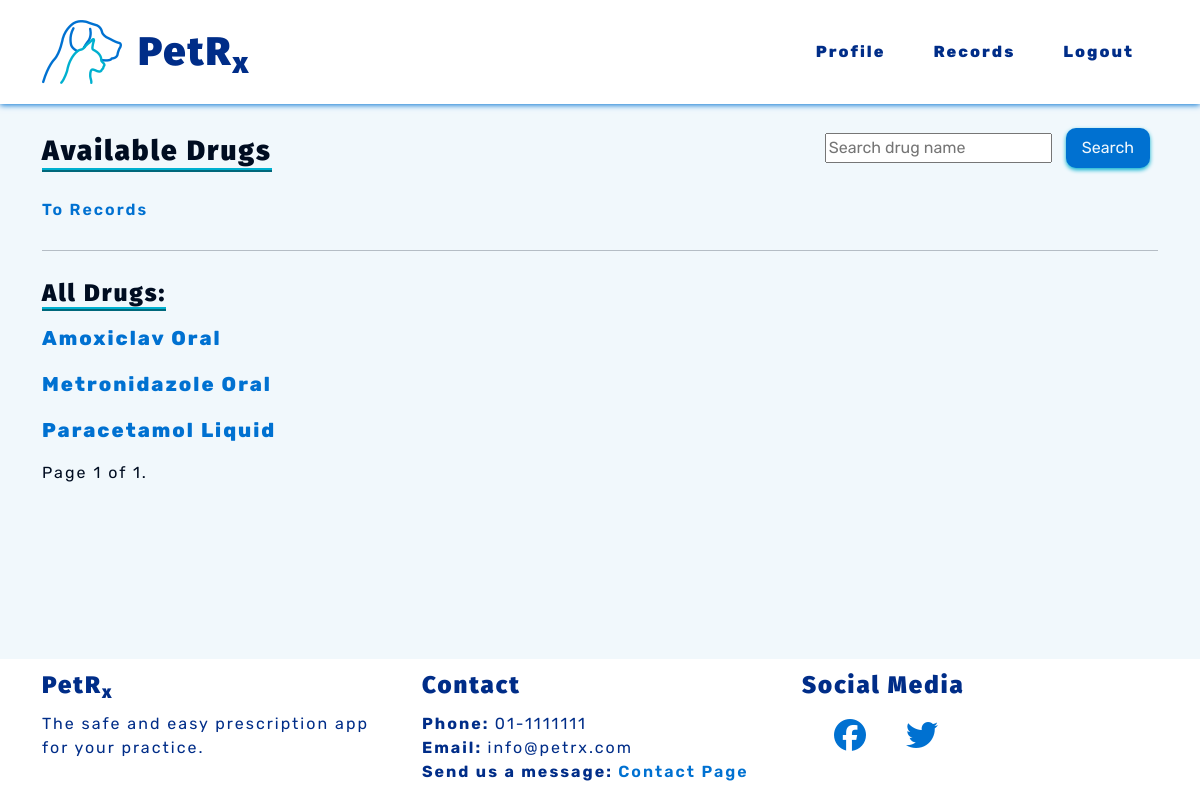
/prescriptions/drugs/ (signed in), run on the app's committed database.
### prescriptions/models.py (models this page shows)
class Drug(models.Model):
    name = models.CharField(max_length=50)
    type = models.CharField(max_length=10, choices=TYPES, default='Injectable')
    dose = models.DecimalField(max_digits=4, decimal_places=2)
    high_dose = models.DecimalField(max_digits=4, decimal_places=2, blank=True,
                                    null=True,
                                    help_text='Add high dose for tablets \
                                    only.')
    tablet_strength = models.CharField(max_length=100, blank=True,
                                       help_text='Add tablet strength in \
                                       numbers, separated by commas.')
    measure = models.CharField(max_length=2, choices=MEASURE)
    category = models.ForeignKey(Category, on_delete=models.CASCADE)
    route = models.CharField(max_length=8, choices=ROUTES)
    warnings = models.CharField(max_length=300, default='None')
    def __str__(self):
        return self.name
    class Meta:
        ordering = ['name']

### petrx/decorators.py (the view)
    def wrapper(request, *args, **kwargs):
        if request.user.is_authenticated:
            if request.user.is_active:
                return function(request, *args, **kwargs)
            else:
                return render(request, 'vetprofiles/restricted.html')
        else:
            return redirect('vetprofiles:login')

### prescriptions/views.py (called while the page is built)
@vet_login_and_active
def drugs(request):
    drug_list = Drug.objects.all()
    paginator = Paginator(drug_list, 10)
    page_number = request.GET.get('page')
    page_obj = paginator.get_page(page_number)
    context = {
        'drug_list': drug_list,
        'page_obj': page_obj}
    return render(request, 'prescriptions/drugs.html', context)

### prescriptions/templates/prescriptions/drugs.html (shortened to what this page needs)
{% extends 'base.html' %}
{% block content %}
<section>
    <div class="row">
        <div class="col-sm-6">
            <h3 class="subheadings">Available Drugs</h3>
            <br>
            <div class="link-space">
                <a class="pet-links" href="{% url 'records:records' %}" aria-label="Go to records">To Records</a>
            </div>
        </div>
        <div class="col-sm-6">
            <form method="GET" class="float-end" action="{% url 'prescriptions:drug_search' %}" aria-label="Search">
                <input type="text" list="drugs" name="search" placeholder="Search drug name">
                <button type="submit" class="pet-btns sm-btns">Search</button>
            </form>
        </div>
    </div>
</section>
<hr>
<section>
    <h4 class="subheadings">All Drugs:</h4>
    {% if page_obj %}
    {% for drug in page_obj %}
    <p><a class="pet-links bg-links" href="{% url 'prescriptions:detail_drug' drug_id=drug.id %}"
            aria-label="Go to drug detail">{{ drug }}</a></p>
    {% endfor %}
    {% else %}
    <p>No drugs</p>
    {% endif %}
    <div class="pagination">
        <span class="step-links">
            <span class="current">
                Page {{ page_obj.number }} of {{ page_obj.paginator.num_pages }}.
            </span>
        </span>
    </div>
</section>
{% endblock %}

### static/css/style.css (style rules this page uses)
:root { --site-white: #f1f8fc; --site-black: #000d21; --site-dark-blue: #002d88; --site-light-blue: #0071d1; --site-turquoise: #00b0cf; }
html { height: 100%; }
body { font-family: "Rubik", sans-serif; color: var(--site-black); font-size: 1rem; letter-spacing: 2px; background: var(--site-white); }
h1, h2, h3, h4 { font-family: "Fira Sans", "Rubik", sans-serif; font-weight: 900; margin-top: 0.5em; margin-bottom: 0.5em; }
.subheadings { display: inline-block; border-bottom: 4px ridge var(--site-turquoise); }
hr { color: var(--site-black); }
button { border: none; }
a { text-decoration: none; }
.pet-links { cursor: pointer; color: var(--site-light-blue); font-weight: 600; transition: color .5s linear; }
.bg-links { font-size: 1.25em; font-weight: 800; }
.pet-btns { cursor: pointer; display: inline-block; background-color: var(--site-light-blue); color: var(--site-white); letter-spacing: 0px; font-weight: 600; padding: 0.5em 1.5em; margin: 2em; border: none; border-radius: 10px; box-shadow: 0 2px 4px 0 var(--site-turquoise); transition: all .2s linear; }
.sm-btns { padding: 0.5em 1em; font-weight: 400; margin: 0.5em; }
.link-space { margin: 0.75em 0; }

### data on the page
Drug: name "Amoxiclav Oral"
Drug: name "Metronidazole Oral"
Drug: name "Paracetamol Liquid"

### other printed values
{{ page_obj.number }} "1"
{{ page_obj.paginator.num_pages }} "1"
